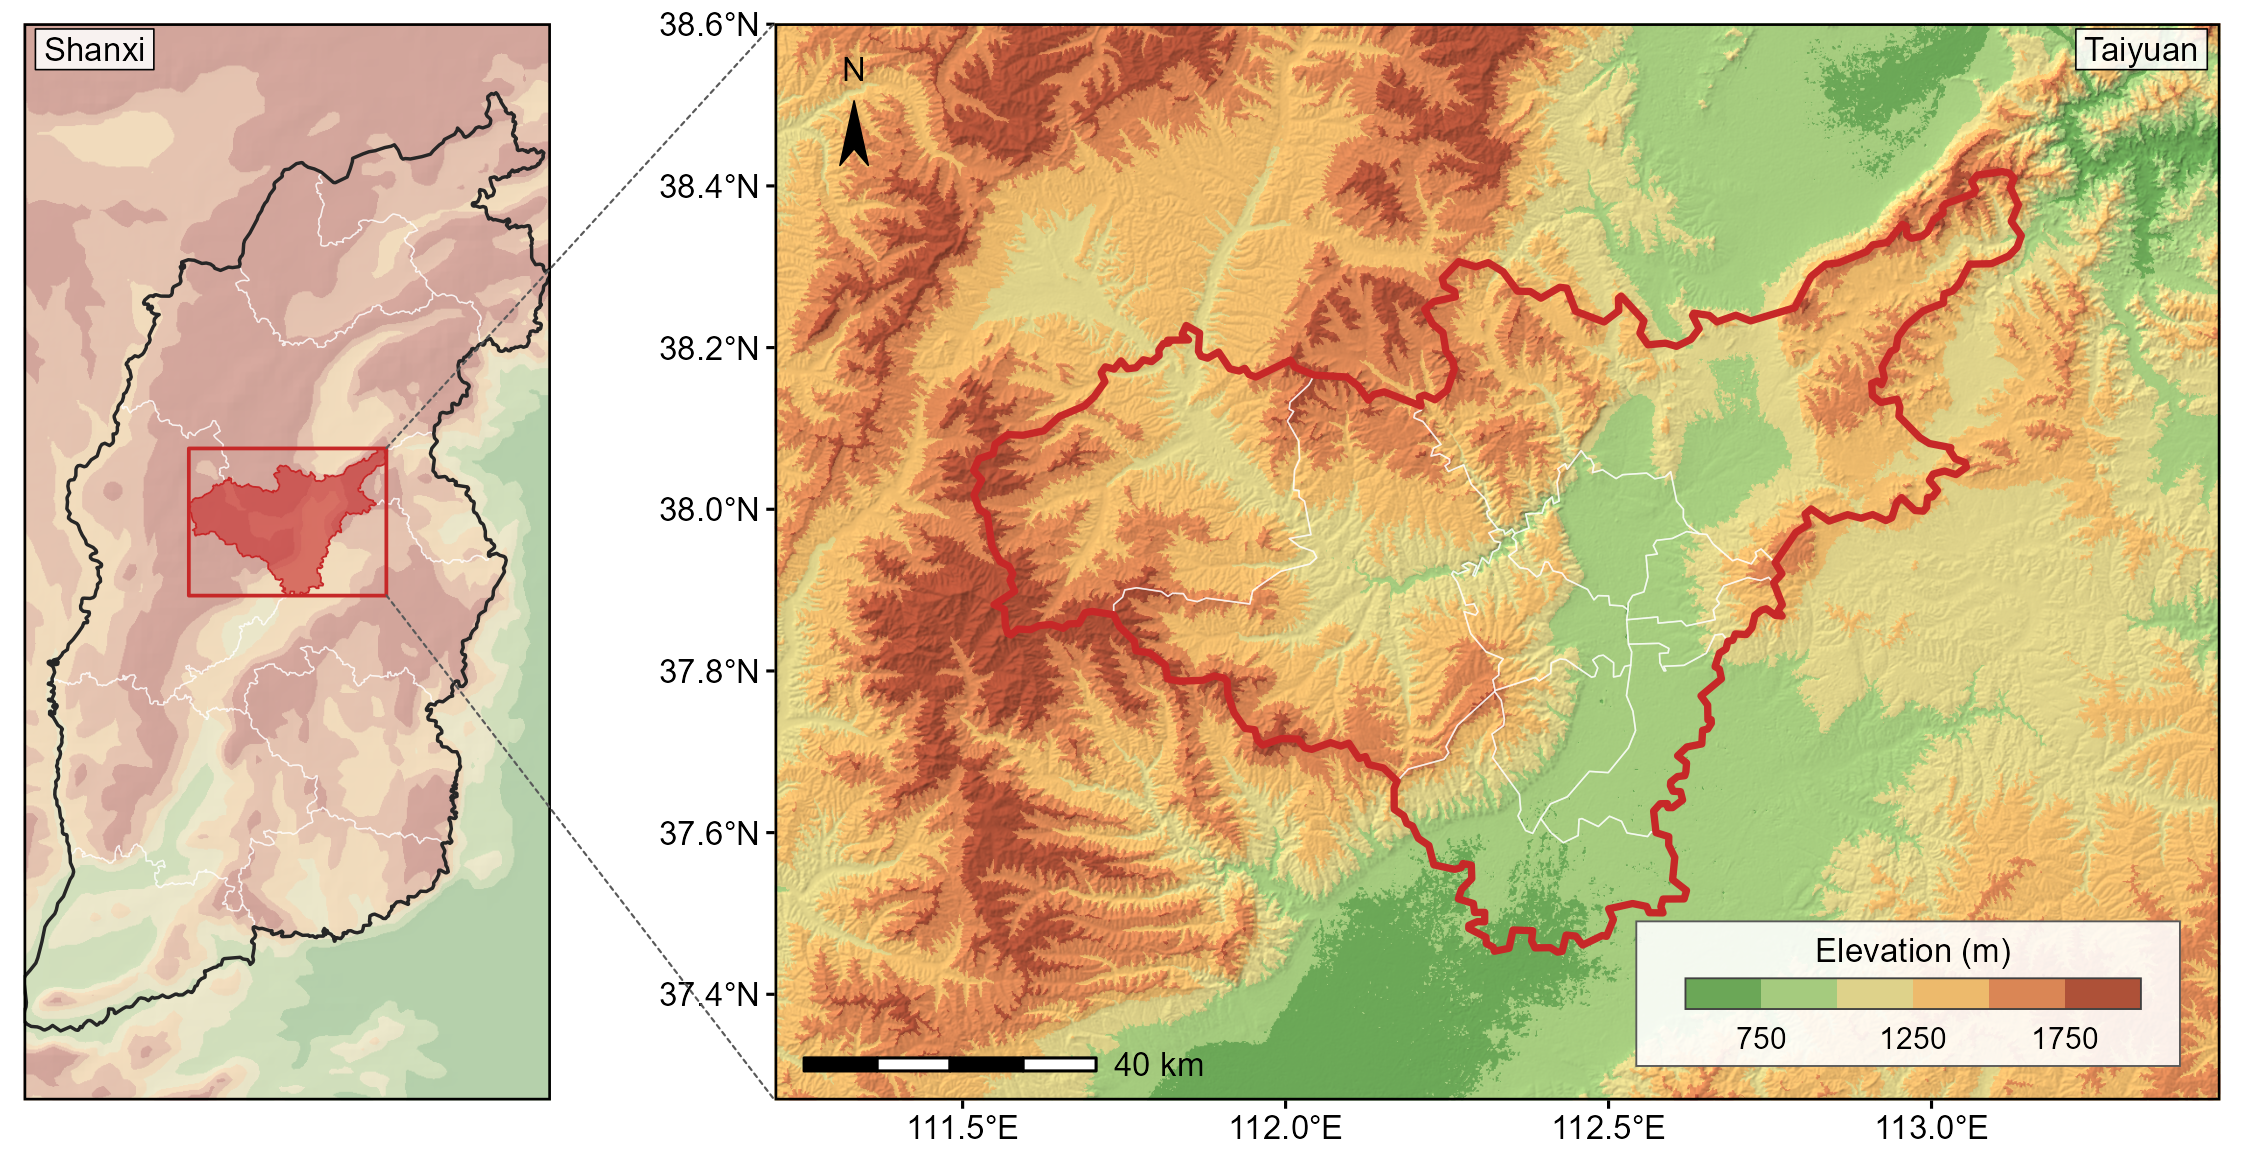

Generate this figure with R:
# 示例：太原市区位图
#
# 两级面板：左为山西省定位，右为太原市主图，虚线锥连接。演示分级设色乘山影、
# 先定槽位再撑窗口、图廓件与引线几何。
#
# 数据本仓库不分发，运行前把下面三个路径改成你自己的：
#   DEM_DIR   ASTER GDEM 压缩瓦片目录，需覆盖 N37-N38 / E111-E113
#   ADM_DIR   含「中国_市.shp」「中国_县.shp」的行政区划目录
#   GEBCO     省级面板用的粗 DEM，由 ggmapcn::check_geodata() 自动下载
#
# 出两版：taiyuan_locator.png 300 dpi 为成品，taiyuan_locator_preview.png
# 150 dpi 供 README 引用。两版尺寸一致，只差分辨率。

SKILL   <- "../reference"          # 从 example/ 目录运行本脚本
DEM_DIR <- "F:/博士毕业论文/山西DEM"
ADM_DIR <- "F:/标准地图/中国省市县标准行政区划数据 审图号GS（2024）0650号/shp格式"

source(file.path(SKILL, "relief_basemap.R"))
source(file.path(SKILL, "palettes.R"))
suppressPackageStartupMessages({library(grid); library(gridExtra); library(ggspatial)})
sf_use_s2(FALSE)          # 行政面有自相交，s2 会直接报错

ACC <- "#C62828"          # 全图唯一强调色：研究区

# ---------------- 边界 ----------------
# gb 是 156 加六位国标码，山西省前缀 14，太原市 1401
shi  <- st_read(file.path(ADM_DIR, "中国_市.shp"), quiet = TRUE)
xian <- st_read(file.path(ADM_DIR, "中国_县.shp"), quiet = TRUE)
sx_shi <- shi[substr(as.character(shi$gb), 4, 5) == "14", ]
ty     <- sx_shi[substr(as.character(sx_shi$gb), 4, 7) == "1401", ]
ty_x   <- xian[substr(as.character(xian$gb), 4, 7) == "1401", ]
cat(sprintf("[边界] 山西地级市 %d 个；太原下辖 %d 个区县\n", nrow(sx_shi), nrow(ty_x)))

CRS_M <- "+proj=aea +lat_1=37.6 +lat_2=38.3 +lat_0=37.95 +lon_0=112.3 +datum=WGS84 +units=m +no_defs"
sx_shi <- st_transform(st_make_valid(sx_shi), CRS_M)
ty     <- st_transform(st_make_valid(ty), CRS_M)
ty_x   <- st_transform(st_make_valid(ty_x), CRS_M)

# ---------------- 主图窗口 ----------------
# 图例在图面右下，窗口贴着研究区取就没有空角可放。放大窗口直到图例区不压研究区，
# 研究区因此画得小一些，让出的边缘正是图例落脚的地方。
LEG_X <- c(0.596, 0.972); LEG_Y <- c(0.032, 0.170)
b <- as.numeric(st_bbox(ty))
W_M <- pad_until_clear(c(xmin = b[1], xmax = b[3], ymin = b[2], ymax = b[4]),
                       ty, LEG_X, LEG_Y)

# ---------------- 版面：先定槽位 ----------------
FIG_W <- 190; PAD_L <- 2; GAP_H <- 7
p_probe <- ggplot() + geom_sf(data = ty) +
  coord_sf(xlim = W_M[c("xmin","xmax")], ylim = W_M[c("ymin","ymax")], expand = FALSE) +
  scale_y_continuous(position = "right") + theme_map_pub()
mg <- with_font_device(panel_margins(p_probe))

col_w   <- 0.235 * FIG_W
panel_w <- FIG_W - PAD_L - col_w - GAP_H - mg$side
panel_h <- panel_w / win_aspect(W_M)
cat(sprintf("[版面] 左列 %.1f mm；主图 panel %.1f x %.1f mm\n", col_w, panel_w, panel_h))

# 定位窗口撑到与主图等高的槽位。coord_sf 长宽比固定，窗口形状不符就会留信箱边，
# 两个图框因此不等高。
W_SX <- fit_aspect(st_bbox(st_union(sx_shi)), col_w / panel_h)

# ---------------- 地形 ----------------
# 主图用 30 m ASTER，省级面板用 GEBCO 0.05 度。宽面板不需要 30 m，窄面板不能用 5 km。
tiles <- vsizip_tiles(DEM_DIR, "^ASTGTM_N3[78]E11[123][.]img[.]zip$")
dem_m <- load_dem(tiles, crs = CRS_M, win = W_M, fact = 4)
brk_m <- elev_breaks(dem_m, n = 6)
col_m <- pal_hypso("terrain", length(brk_m) - 1)
rel_m <- relief_rgb(dem_m, brk_m, col_m, strength = 0.42)

if (!requireNamespace("ggmapcn", quietly = TRUE)) stop("省级面板底图需要 ggmapcn")
ggmapcn::check_geodata(files = "gebco_2024_China.tif", quiet = TRUE)
geb <- system.file("extdata", "gebco_2024_China.tif", package = "ggmapcn")
dem_s <- load_dem(geb, crs = CRS_M, win = W_SX, fact = 1, res = 700)
brk_s <- elev_breaks(dem_s, n = 6)
# 定位面板用去饱和色带并再冲淡：它是背景，红色的太原才该是最先被看到的东西
rel_s <- relief_rgb(dem_s, brk_s, pal_hypso("muted", length(brk_s) - 1),
                    strength = 0.26, wash = 0.18)

# ---------------- 主图 ----------------
fx <- function(t) W_M[["xmin"]] + t * (W_M[["xmax"]] - W_M[["xmin"]])
fy <- function(t) W_M[["ymin"]] + t * (W_M[["ymax"]] - W_M[["ymin"]])

p_main <- ggplot() +
  geom_spatraster_rgb(data = rel_m, maxcell = 4e6) +
  geom_sf(data = ty_x, fill = NA, colour = alpha("white", 0.65), linewidth = LW * 0.5) +
  geom_sf(data = ty, fill = NA, colour = ACC, linewidth = LW_DAT * 1.3) +
  elev_legend_block(W_M, col_m, elev_labels(brk_m), panel_h_mm = panel_h) +
  north_needle(W_M) +
  annotate("label", x = Inf, y = Inf, hjust = 1.10, vjust = 1.14, label = "Taiyuan",
           size = TXT_GG, family = "Arial", fill = alpha("white", 0.85),
           label.r = unit(0, "mm"), label.padding = unit(0.7, "mm")) +
  coord_sf(xlim = W_M[c("xmin","xmax")], ylim = W_M[c("ymin","ymax")], expand = FALSE) +
  scale_y_continuous(position = "right") +      # 纬度标注让开左侧，给引线留路
  annotation_scale(location = "bl", width_hint = 0.24, height = unit(1.1, "mm"),
                   text_cex = TXT_PT / 12, text_family = "Arial",
                   line_width = LW / 0.353, pad_x = unit(2.5, "mm"),
                   pad_y = unit(2.5, "mm")) +
  theme_map_pub()

# ---------------- 定位面板 ----------------
ty_box <- st_as_sfc(st_bbox(ty))
p_loc <- ggplot() +
  geom_spatraster_rgb(data = rel_s, maxcell = 2e6) +
  geom_sf(data = sx_shi, fill = NA, colour = alpha("white", 0.6), linewidth = LW * 0.45) +
  geom_sf(data = st_union(sx_shi), fill = NA, colour = "grey15", linewidth = LW * 1.1) +
  geom_sf(data = ty, fill = alpha(ACC, 0.6), colour = ACC, linewidth = LW * 0.6) +
  geom_sf(data = ty_box, fill = NA, colour = ACC, linewidth = LW * 1.2) +
  annotate("label", x = -Inf, y = Inf, hjust = -0.10, vjust = 1.14, label = "Shanxi",
           size = TXT_GG, family = "Arial", fill = alpha("white", 0.85),
           label.r = unit(0, "mm"), label.padding = unit(0.7, "mm")) +
  coord_sf(xlim = W_SX[c("xmin","xmax")], ylim = W_SX[c("ymin","ymax")], expand = FALSE) +
  theme_map_pub() +
  theme(axis.text = element_blank(), axis.ticks = element_blank(),
        plot.margin = margin(0, 0, 0, 0))

assert_window(p_main, W_M)
assert_window(p_loc, W_SX)

# ---------------- 合成 ----------------
grobs <- with_font_device({
  list(main = pin_panel(p_main, panel_w, panel_h),
       loc  = pin_panel(p_loc,  col_w,   panel_h))
})
FIG_H <- panel_h + mg$top + mg$bot

base <- arrangeGrob(
  nullGrob(),
  arrangeGrob(nullGrob(), grobs$loc, nullGrob(), ncol = 1,
              heights = unit(c(mg$top, panel_h, mg$bot), "mm")),
  nullGrob(), grobs$main, ncol = 4,
  widths = unit(c(PAD_L, col_w, GAP_H, panel_w + mg$side), "mm"))

# 引线端点解析求得：槽位尺寸已定死，红框在面板内的位置由窗口比例换算即可
loc_rect  <- c(x0 = PAD_L, x1 = PAD_L + col_w, yt = mg$top, yb = mg$top + panel_h)
main_rect <- c(x0 = PAD_L + col_w + GAP_H + mg$left,
               x1 = PAD_L + col_w + GAP_H + mg$left + panel_w,
               yt = mg$top, yb = mg$top + panel_h)
bx <- box_in(st_bbox(ty_box), W_SX, loc_rect)
segs <- rbind(
  data.frame(x1 = bx[["x1"]], y1 = bx[["yt"]], x2 = main_rect[["x0"]], y2 = main_rect[["yt"]]),
  data.frame(x1 = bx[["x1"]], y1 = bx[["yb"]], x2 = main_rect[["x0"]], y2 = main_rect[["yb"]]))
fig <- add_leaders(base, segs, FIG_H)

for (v in list(list("taiyuan_locator.png", 300),
               list("taiyuan_locator_preview.png", 150))) {
  ggsave(v[[1]], fig, width = FIG_W, height = FIG_H, units = "mm",
         dpi = v[[2]], bg = "white", device = ragg::agg_png)
  cat(sprintf("WROTE %-34s %g x %.1f mm @ %d dpi  %.2f MB\n",
              v[[1]], FIG_W, FIG_H, v[[2]], file.info(v[[1]])$size / 1e6))
}
